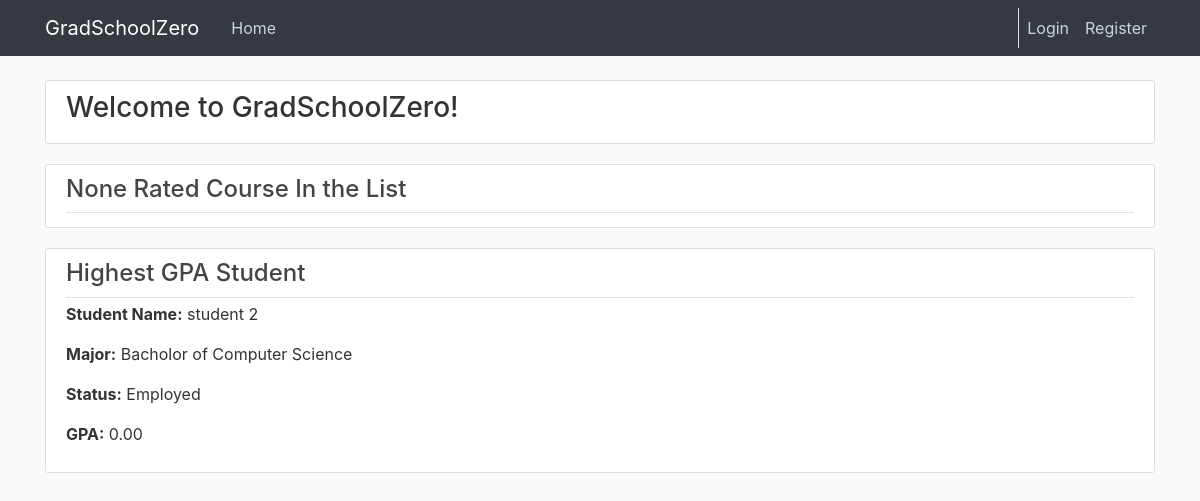
The page /home on the database its author committed.
### cunyzero/models.py (models this page shows, shortened)
class Student(db.Model):
    ownerId = db.Column(db.Integer, primary_key=True)
    firstname = db.Column(db.String(30), nullable=False)
    lastname = db.Column(db.String(30), nullable=False)
    programId = db.Column(db.Integer, db.ForeignKey('program.id'), nullable=False)
    honor = db.Column(db.Integer, nullable = False, default=0)
    status = db.Column(db.String(20), default='Employed') # suspended, graduated, etc.
    fine = db.Column(db.Float, nullable = False, default=0)
    gpa = db.Column(db.Float, nullable = False, default=0.0)
    warning = db.Column(db.Integer, nullable = False, default=0) # ???????????
    enrollmentPermission = db.Column(db.Boolean, nullable=False, default=False)#special enrollment permission
    user = db.relationship('User', backref='studentOwner', lazy=True)
    courses = db.relationship('StudentCourse', backref='student', lazy=True)
    application = db.relationship('GraduationApplication', backref='applicant', lazy=True)
    warnings = db.relationship('Warning', backref='targetStudent', lazy=True) # get length by len(Student.warnings)

class Program(db.Model):
    id = db.Column(db.Integer, primary_key=True)
    name = db.Column(db.String(20), unique=True, nullable=False)
    capacity = db.Column(db.Integer, nullable=False, default=10)
    enrolled_total = db.Column(db.Integer, nullable=False, default=0)

### cunyzero/routes.py (the view)
@app.route('/')
@app.route('/home')
def home():
    courses = Course.query.order_by(Course.rating)
    courses_without_null = []
    for course in courses:
        if course.rating:
            courses_without_null.append(course)
        else:
            continue
    students = db.session.query(Student, Program)\
        .join(Program, Program.id == Student.programId).order_by(Student.gpa)
    return render_template("home.html", courses=courses_without_null, students=students)

### cunyzero/templates/home.html (shortened to what this page needs)
{% extends "layout.html"%}
{% block content %}
    <div class="content-section">
        <div class="h3">
            Welcome to GradSchoolZero!
        </div>
    </div>
    {% if courses %}
        {% with course = courses[-1] %}
            <article class="media content-section">
                <div class="media-body">
                    <div class="article-metadata">
                        <H4>Highest Rate Class</H4>
                    </div>
                    <p class="article-content"><strong>Course Name:</strong> {{ course.coursename }}</p>
                    <p class="article-content"><strong>Instructor:</strong> {{ course.getInstructorName() }}</p>
                    <p class="article-content"><strong>Status:</strong> {{ course.status }}</p>
                    <p class="article-content"><strong>Rate:</strong> {{ "%.2f"|format(course.rating) }}</p>
                </div>
            </article>
        {% endwith %}
        {% with course = courses[0] %}
            <article class="media content-section">
            <div class="media-body">
            <div class="article-metadata">
                <H4>Lowest Rate Class</H4>
            </div>
            <p class="article-content"><strong>Course Name:</strong> {{ course.coursename }}</p>
            <p class="article-content"><strong>Instructor:</strong> {{ course.getInstructorName() }}</p>
            <p class="article-content"><strong>Status:</strong> {{ course.status }}</p>
            <p class="article-content"><strong>Rate:</strong> {{ "%.2f"|format(course.rating) }}</p>
            </div>
            </article>
        {% endwith %}
    {% else %}
        <article class="media content-section">
            <div class="media-body">
                <div class="article-metadata">
                    <H4>None Rated Course In the List</H4>
                </div>
            </div>
        </article>
    {% endif %}
    {% if students %}
        {% with student = students[-1] %}
        <article class="media content-section">
            <div class="media-body">
                <div class="article-metadata">
                    <H4>Highest GPA Student</H4>
                </div>
                <p class="article-content"><strong>Student Name:</strong> {{ student.Student.firstname }} {{ student.Student.lastname }}</p>
                <p class="article-content"><strong>Major:</strong> {{ student.Program.name }}</p>
                <p class="article-content"><strong>Status:</strong> {{ student.Student.status }}</p>
                <p class="article-content"><strong>GPA:</strong> {{ "%.2f"|format(student.Student.gpa) }}</p>
            </div>
        </article>
        {% endwith %}
    {% endif %}
{% endblock content %}

### cunyzero/static/main.css (style rules this page uses)
body { background: #fafafa; color: #333333; margin-top: 5rem; }
h1, h2, h3, h4, h5, h6 { color: #444444; }
.content-section { background: #ffffff; padding: 10px 20px; border: 1px solid #dddddd; border-radius: 3px; margin-bottom: 20px; }
.article-content { white-space: pre-line; }
.article-metadata { padding-bottom: 1px; margin-bottom: 4px; border-bottom: 1px solid #e3e3e3 }

### rows shown on the page
Student: Student.firstname "student", Student.lastname "2", Student.status "Employed", Student.gpa "0.00"
Program: Program.name "Bacholor of Computer Science"
